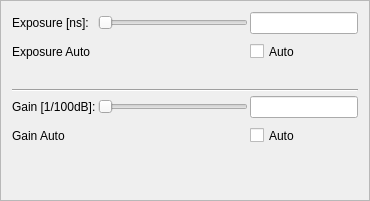
              <widget class="QFrame" name="frameFirst">
               <property name="minimumSize">
                <size>
                 <width>0</width>
                 <height>0</height>
                </size>
               </property>
               <property name="frameShape">
                <enum>QFrame::StyledPanel</enum>
               </property>
               <property name="frameShadow">
                <enum>QFrame::Raised</enum>
               </property>
               <layout class="QGridLayout" name="gridLayout_15">
                <item row="0" column="0">
                 <layout class="QGridLayout" name="gridLayout_5">
                  <property name="horizontalSpacing">
                   <number>2</number>
                  </property>
                  <property name="verticalSpacing">
                   <number>4</number>
                  </property>
                  <item row="4" column="0" rowspan="2">
                   <widget class="QLabel" name="m_labelGain">
                    <property name="text">
                     <string>Gain [1/100dB]:</string>
                    </property>
                   </widget>
                  </item>
                  <item row="0" column="1">
                   <widget class="QSlider" name="m_sliderExposure">
                    <property name="enabled">
                     <bool>true</bool>
                    </property>
                    <property name="minimumSize">
                     <size>
                      <width>150</width>
                      <height>0</height>
                     </size>
                    </property>
                    <property name="maximum">
                     <number>100000</number>
                    </property>
                    <property name="orientation">
                     <enum>Qt::Horizontal</enum>
                    </property>
                   </widget>
                  </item>
                  <item row="4" column="1" rowspan="2">
                   <widget class="QSlider" name="m_sliderGain">
                    <property name="minimumSize">
                     <size>
                      <width>150</width>
                      <height>0</height>
                     </size>
                    </property>
                    <property name="orientation">
                     <enum>Qt::Horizontal</enum>
                    </property>
                   </widget>
                  </item>
                  <item row="6" column="2">
                   <widget class="QCheckBox" name="m_chkAutoGain">
                    <property name="minimumSize">
                     <size>
                      <width>102</width>
                      <height>27</height>
                     </size>
                    </property>
                    <property name="maximumSize">
                     <size>
                      <width>102</width>
                      <height>27</height>
                     </size>
                    </property>
                    <property name="cursor">
                     <cursorShape>PointingHandCursor</cursorShape>
                    </property>
                    <property name="toolTip">
                     <string>&lt;html&gt;&lt;head/&gt;&lt;body&gt;&lt;p&gt;&lt;span style=&quot; font-weight:600;&quot;&gt;Auto Gain&lt;/span&gt;&lt;/p&gt;&lt;p&gt;Switch auto gain on/off.&lt;/p&gt;&lt;/body&gt;&lt;/html&gt;</string>
                    </property>
                    <property name="layoutDirection">
                     <enum>Qt::LeftToRight</enum>
                    </property>
                    <property name="autoFillBackground">
                     <bool>false</bool>
                    </property>
                    <property name="text">
                     <string>Auto</string>
                    </property>
                    <property name="checked">
                     <bool>false</bool>
                    </property>
                    <property name="tristate">
                     <bool>false</bool>
                    </property>
                   </widget>
                  </item>
                  <item row="0" column="0">
                   <widget class="QLabel" name="m_labelExposure">
                    <property name="enabled">
                     <bool>true</bool>
                    </property>
                    <property name="text">
                     <string>Exposure [ns]:</string>
                    </property>
                   </widget>
                  </item>
                  <item row="1" column="0" colspan="2">
                   <widget class="QLabel" name="m_labelExposureAuto">
                    <property name="text">
                     <string>Exposure Auto</string>
                    </property>
                   </widget>
                  </item>
                  <item row="2" column="0" colspan="3">
                   <spacer name="verticalSpacer">
                    <property name="orientation">
                     <enum>Qt::Vertical</enum>
                    </property>
                    <property name="sizeType">
                     <enum>QSizePolicy::Fixed</enum>
                    </property>
                    <property name="sizeHint" stdset="0">
                     <size>
                      <width>20</width>
                      <height>20</height>
                     </size>
                    </property>
                   </spacer>
                  </item>
                  <item row="7" column="0" colspan="3">
                   <spacer name="verticalSpacer_5">
                    <property name="orientation">
                     <enum>Qt::Vertical</enum>
                    </property>
                    <property name="sizeHint" stdset="0">
                     <size>
                      <width>20</width>
                      <height>40</height>
                     </size>
                    </property>
                   </spacer>
                  </item>
                  <item row="4" column="2" rowspan="2">
                   <widget class="QLineEdit" name="m_edGain">
                    <property name="minimumSize">
                     <size>
                      <width>80</width>
                      <height>0</height>
                     </size>
                    </property>
                    <property name="maximumSize">
                     <size>
                      <width>120</width>
                      <height>16777215</height>
                     </size>
                    </property>
                    <property name="maxLength">
                     <number>10</number>
                    </property>
                    <property name="alignment">
                     <set>Qt::AlignRight|Qt::AlignTrailing|Qt::AlignVCenter</set>
                    </property>
                   </widget>
                  </item>
                  <item row="0" column="2">
                   <widget class="QLineEdit" name="m_edExposure">
                    <property name="enabled">
                     <bool>true</bool>
                    </property>
                    <property name="minimumSize">
                     <size>
                      <width>80</width>
                      <height>0</height>
                     </size>
                    </property>
                    <property name="maximumSize">
                     <size>
                      <width>120</width>
                      <height>16777215</height>
                     </size>
                    </property>
                    <property name="maxLength">
                     <number>12</number>
                    </property>
                    <property name="alignment">
                     <set>Qt::AlignRight|Qt::AlignTrailing|Qt::AlignVCenter</set>
                    </property>
                   </widget>
                  </item>
                  <item row="6" column="0" colspan="2">
                   <widget class="QLabel" name="m_labelGainAuto">
                    <property name="text">
                     <string>Gain Auto</string>
                    </property>
                   </widget>
                  </item>
                  <item row="3" column="0" colspan="3">
                   <widget class="Line" name="line_4">
                    <property name="sizePolicy">
                     <sizepolicy hsizetype="Minimum" vsizetype="Fixed">
                      <horstretch>0</horstretch>
                      <verstretch>0</verstretch>
                     </sizepolicy>
                    </property>
                    <property name="orientation">
                     <enum>Qt::Horizontal</enum>
                    </property>
                   </widget>
                  </item>
                  <item row="1" column="2">
                   <widget class="QCheckBox" name="m_chkAutoExposure">
                    <property name="enabled">
                     <bool>true</bool>
                    </property>
                    <property name="minimumSize">
                     <size>
                      <width>102</width>
                      <height>27</height>
                     </size>
                    </property>
                    <property name="maximumSize">
                     <size>
                      <width>102</width>
                      <height>27</height>
                     </size>
                    </property>
                    <property name="cursor">
                     <cursorShape>PointingHandCursor</cursorShape>
                    </property>
                    <property name="toolTip">
                     <string>&lt;html&gt;&lt;head/&gt;&lt;body&gt;&lt;p&gt;&lt;span style=&quot; font-weight:600;&quot;&gt;Auto Exposure&lt;/span&gt;&lt;/p&gt;&lt;p&gt;Switch auto exposure on/off.&lt;/p&gt;&lt;/body&gt;&lt;/html&gt;</string>
                    </property>
                    <property name="layoutDirection">
                     <enum>Qt::LeftToRight</enum>
                    </property>
                    <property name="autoFillBackground">
                     <bool>false</bool>
                    </property>
                    <property name="text">
                     <string>Auto</string>
                    </property>
                    <property name="checked">
                     <bool>false</bool>
                    </property>
                    <property name="tristate">
                     <bool>false</bool>
                    </property>
                   </widget>
                  </item>
                 </layout>
                </item>
               </layout>
              </widget>
